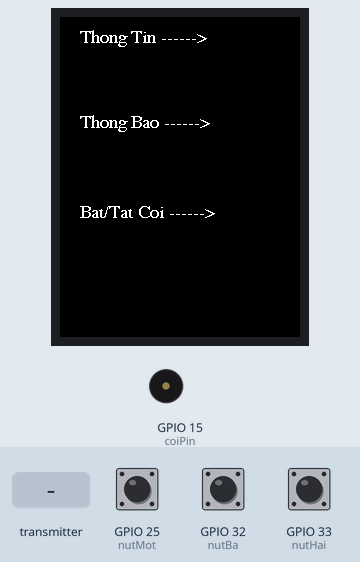
Simulated run of this sketch. Board: ESP32. On the bench: 240×320 colour display, buzzer (waves = sounding). Inputs (shaded band) come from the test bench; at power-on: GPIO 33 (nutHai) HIGH, GPIO 32 (nutBa) HIGH, GPIO 25 (nutMot) HIGH. What the sketch prints to the serial monitor is not drawn.

Above: at 1.5 s.
1.6 s: GPIO 33 (nutHai) pulled LOW for 0.15 s
At 2.7 s:
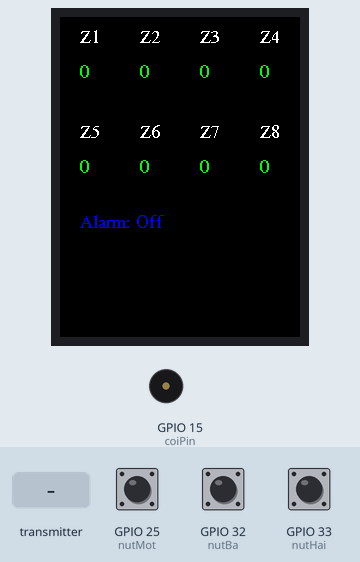
4.7 s: the transmitter starts sending numbers.0 = 1024
At 5.4 s:
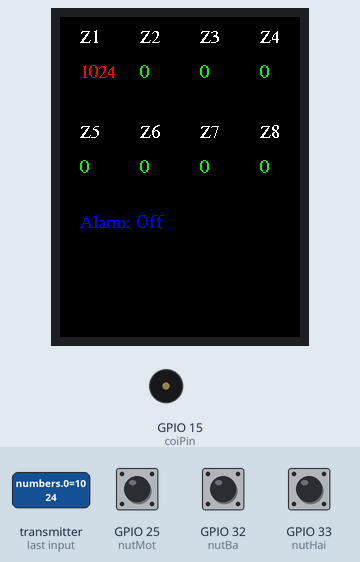
6.3 s: GPIO 32 (nutBa) pulled LOW for 0.15 s
At 7.6 s:
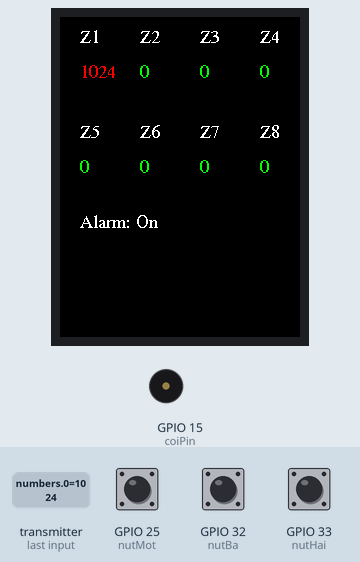
7.9 s: the transmitter starts sending numbers.1 = 1024
At 8.5 s:
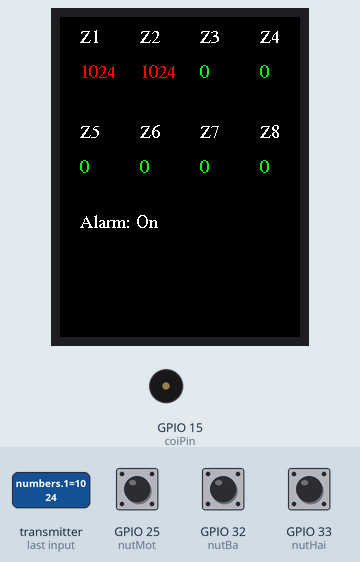
9.6 s: GPIO 25 (nutMot) pulled LOW for 0.15 s
At 10.6 s:
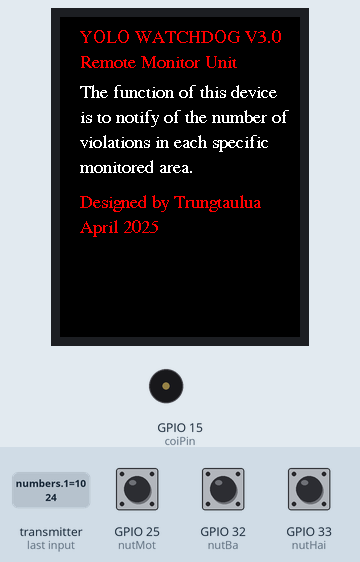
11.2 s: GPIO 33 (nutHai) pulled LOW for 1 s
At 12.7 s:
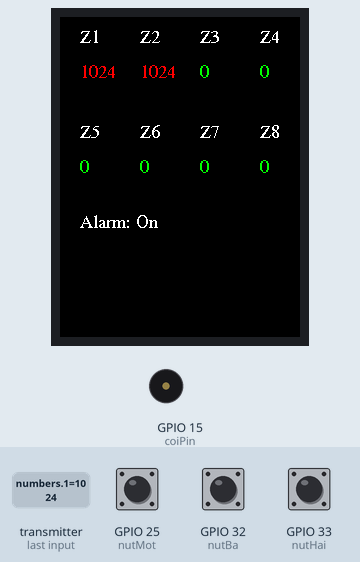
Timing chart, 0 to 14.2 s (numbered marks = the images above; inputs shaded):
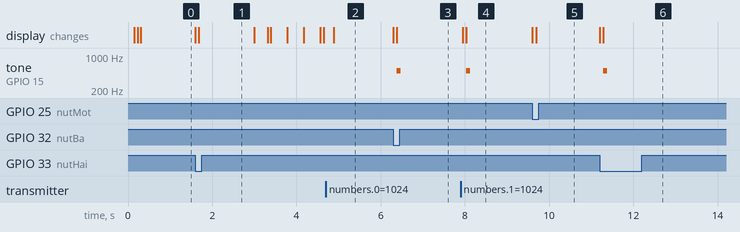

Measured:
- after the input at 1.6 s, the display: first changes at once (image 1 shows a later state)
- after the input at 4.7 s, the display: changes after 0.18 s (image 2)
- after the input at 6.3 s, tone on GPIO 15 (coiPin): silent → 500 Hz after 0.08 s, → silent 0.10 s later; the display: first changes at once (image 3 shows a later state)
- after the input at 7.9 s, tone on GPIO 15 (coiPin): silent → 500 Hz after 0.13 s, → silent 0.10 s later; the display: first changes after 0.05 s (image 4 shows a later state)
- after the input at 9.6 s, the display: first changes at once (image 5 shows a later state)
- after the input at 11.2 s, tone on GPIO 15 (coiPin): silent → 500 Hz after 0.08 s, → silent 0.10 s later; the display: first changes at once (image 6 shows a later state)

The sketch:

test_code.ino
```cpp
//==========SƠ ĐỒ ĐẤU NỐI=========
//TFT ST7798
//GPIO 14 ->SCK
//GPIO 13 ->SDA
//GPIO 4  ->RES
//GPIO 21 ->DC
//3.3V    ->BLK
//CÒI -> GPIO 15
//NÚT BẤM
//=================================

#include <TFT_eSPI.h>  // Thư viện TFT_eSPI
TFT_eSPI tft = TFT_eSPI();  // Khởi tạo đối tượng TFT
#include <esp_now.h>
#include <WiFi.h>

typedef struct {
    int numbers[8];
} DataPacket;

DataPacket packet;

//GLOBAL VAR
unsigned long lastReceiveTime = 0;
const unsigned long timeout = 3000; // 5 giây

const int coiPin = 15;
const int nutMot = 25;
const int nutHai = 33;
const int nutBa = 32;

bool trangThaiNut1Truoc = HIGH;
bool trangThaiNut2Truoc = HIGH;
bool trangThaiNut3Truoc = HIGH;

bool thayDoi = 0;

int soNhanDuoc[] = {0, 0, 0, 0, 0, 0, 0, 0};
int soNhanDuocCuoi[] = {3, 3, 3, 3, 3, 3, 3, 3};

int MENU_MODE = 9;
int TRANG_THAI_COI = 2;
int TRANG_THAI_COI_CUOI = 3;
int BIEN_NHO_HUONG_DAN = 0;


// Hàm callback khi nhận dữ liệu
void OnDataRecv(const esp_now_recv_info_t *info, const uint8_t *incomingData, int len) {
  memcpy(&packet, incomingData, sizeof(packet));
  Serial.print("Nhận được dữ liệu: ");
  for (int i = 0; i < 8; i++){
    if(packet.numbers[i] != soNhanDuoc[i]){
      soNhanDuoc[i] = packet.numbers[i];
    }
  }

  lastReceiveTime = millis();
}

void datMauChu(int numA){
  if(numA == 0){
    tft.setTextColor(TFT_GREEN);
  }
  else{
    tft.setTextColor(TFT_RED);
  }
}

void coiCanhBao(){
  for (int i = 0; i < 8; i++) {
    if(soNhanDuoc[i] > 0 && TRANG_THAI_COI == 1){
      tone(coiPin, 500, 100);
    }
  }
}

void xemCanhBao(){
  for(int u = 0; u < 8; u++){
    if(soNhanDuocCuoi[u] != soNhanDuoc[u]){
      thayDoi = 1;
    }
  }

  if(TRANG_THAI_COI_CUOI != TRANG_THAI_COI){
    thayDoi = 1;
  }

  if(millis() - lastReceiveTime > timeout){
    tft.fillScreen(TFT_BLACK);
    tft.setTextColor(TFT_RED);  // Màu chữ
    // Hiển thị số nhận được
    tft.setCursor(40, 100);
    tft.print("Lost Connection !");
  }

  if(thayDoi){
    tft.fillScreen(TFT_BLACK);
    tft.setTextColor(TFT_WHITE);  // Màu chữ
    // Hiển thị số nhận được
    tft.setCursor(20, 25);
    tft.print("Z1        Z2        Z3        Z4");

    datMauChu(soNhanDuoc[0]);
    tft.setCursor(20, 60);
    tft.print(soNhanDuoc[0]);
    datMauChu(soNhanDuoc[1]);
    tft.setCursor(80, 60);
    tft.print(soNhanDuoc[1]);
    datMauChu(soNhanDuoc[2]);
    tft.setCursor(140, 60);
    tft.print(soNhanDuoc[2]);
    datMauChu(soNhanDuoc[3]);
    tft.setCursor(200, 60);
    tft.print(soNhanDuoc[3]);

    tft.setTextColor(TFT_WHITE);
    tft.setCursor(20, 120);
    tft.print("Z5        Z6        Z7        Z8");
    datMauChu(soNhanDuoc[4]);
    tft.setCursor(20, 155);
    tft.print(soNhanDuoc[4]);
    datMauChu(soNhanDuoc[5]);
    tft.setCursor(80, 155);
    tft.print(soNhanDuoc[5]);
    datMauChu(soNhanDuoc[6]);
    tft.setCursor(140, 155);
    tft.print(soNhanDuoc[6]);
    datMauChu(soNhanDuoc[7]);
    tft.setCursor(200, 155);
    tft.print(soNhanDuoc[7]);

    tft.setCursor(20, 210);
    if(TRANG_THAI_COI == 1){
      tft.setTextColor(TFT_WHITE);
      tft.print("Alarm: On");
    }
    else if(TRANG_THAI_COI == 2){
      tft.setTextColor(TFT_BLUE);
      tft.print("Alarm: Off");
    }

    coiCanhBao();

    for (int i = 0; i < 8; i++) {
      soNhanDuocCuoi[i] = soNhanDuoc[i];
    }

    TRANG_THAI_COI_CUOI = TRANG_THAI_COI;
    thayDoi = 0;
  }

  BIEN_NHO_HUONG_DAN = 0;
}

void thongTin(){
  if(BIEN_NHO_HUONG_DAN == 0){
    tft.fillScreen(TFT_BLACK);
    tft.setTextColor(TFT_RED);  // Màu chữ
    // Hiển thị số nhận được
    tft.setCursor(20, 25);
    tft.print("YOLO WATCHDOG V3.0");
    tft.setCursor(20, 50);
    tft.print("Remote Monitor Unit");
    tft.setTextColor(TFT_WHITE);  // Màu chữ
    tft.setCursor(20, 80);
    tft.print("The function of this device");
    tft.setCursor(20, 105);
    tft.print("is to notify of the number of");
    tft.setCursor(20, 130);
    tft.print("violations in each specific");
    tft.setCursor(20, 155);
    tft.print("monitored area.");
    tft.setCursor(20, 190);
    tft.setTextColor(TFT_RED);  // Màu chữ
    tft.print("Designed by Trungtaulua");
    tft.setCursor(20, 215);
    tft.print("April 2025");
    tft.setTextColor(TFT_WHITE);  // Màu chữ
    BIEN_NHO_HUONG_DAN = 3;
    thayDoi = 1;
  }
}

void hienThiManHinh(){
  if(MENU_MODE == 2){
    xemCanhBao();
  }
  else if(MENU_MODE == 1){
    thongTin();
  }
  else{

  }
}


void nhanNut() {
  int trangThaiNut1 = digitalRead(nutMot);
  int trangThaiNut2 = digitalRead(nutHai);
  int trangThaiNut3 = digitalRead(nutBa);

  if (trangThaiNut1 == LOW && trangThaiNut1Truoc == HIGH) {
    if (digitalRead(nutMot) == LOW) {
      MENU_MODE = 1;
    }
  }

  if (trangThaiNut2 == LOW && trangThaiNut2Truoc == HIGH) {
    if (digitalRead(nutHai) == LOW) {
      MENU_MODE = 2;
    }
  }

  if (trangThaiNut3 == LOW && trangThaiNut3Truoc == HIGH) {
    if (digitalRead(nutBa) == LOW) {
      TRANG_THAI_COI++;
      if(TRANG_THAI_COI > 2){
        TRANG_THAI_COI = 1;
      }
    }
  }

  trangThaiNut1Truoc = trangThaiNut1;
  trangThaiNut2Truoc = trangThaiNut2;
  trangThaiNut3Truoc = trangThaiNut3;
}

void chiDanNut(){
    tft.fillScreen(TFT_BLACK);
    tft.setTextColor(TFT_WHITE);  // Màu chữ
    // Hiển thị số nhận được
    tft.setCursor(20, 25);
    tft.print("Thong Tin ------>");
    tft.setCursor(20, 110);
    tft.print("Thong Bao ------>");
    tft.setCursor(20, 200);
    tft.print("Bat/Tat Coi ------>");
}

//MAIN
void setup() {
  Serial.begin(115200);

  // Đặt ESP32 vào chế độ Wi-Fi Station
  WiFi.mode(WIFI_STA);

  // Khởi tạo ESP-NOW
  if (esp_now_init() != ESP_OK) {

  }

  // Đăng ký callback khi nhận dữ liệu
  esp_now_register_recv_cb(OnDataRecv);

  tft.init();  // Khởi tạo màn hình
  tft.setFreeFont(&FreeSerif9pt7b);
  tft.setTextSize(1);  // Kích thước chữ
  tft.setRotation(0);  // Đặt hướng màn hình (0, 90, 180, 270)
  tft.fillScreen(TFT_RED);  // Màu nền đen

  chiDanNut();

  pinMode(coiPin, OUTPUT);
  pinMode(nutMot, INPUT_PULLUP);
  pinMode(nutHai, INPUT_PULLUP);
  pinMode(nutBa, INPUT_PULLUP);
}

void loop(){
  nhanNut();
  hienThiManHinh();
}
```
